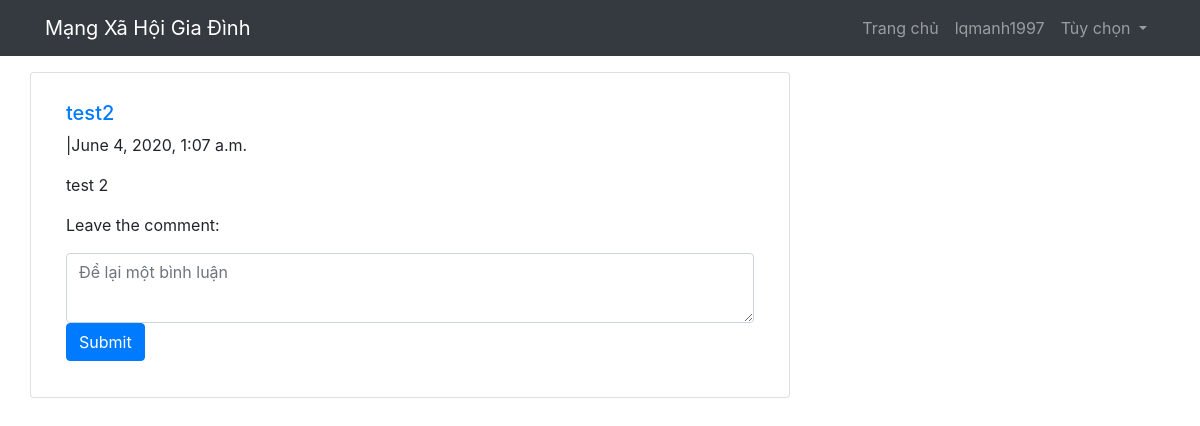
Page /36/ (signed in) on the earlier database version.
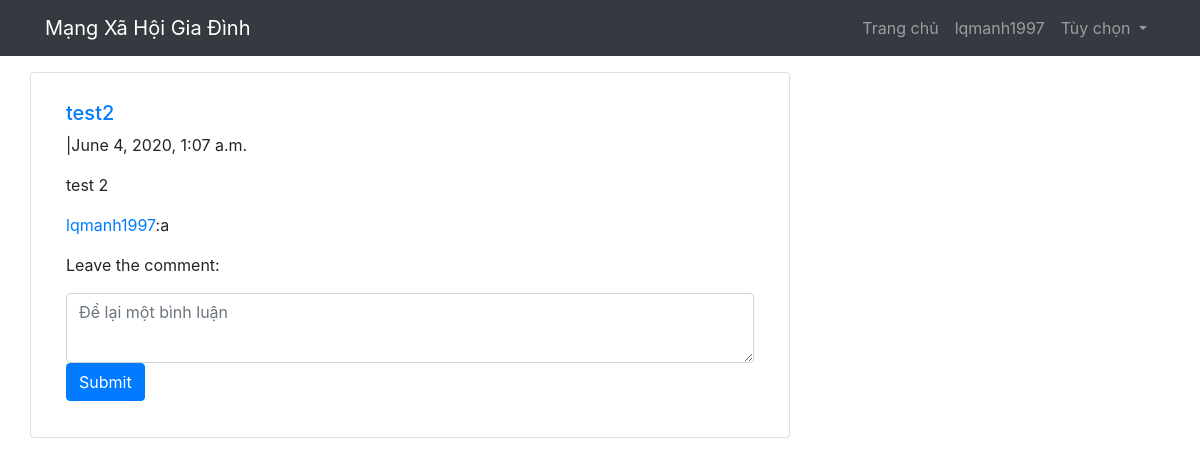
Same page on the later database version.
### home/models.py (models this page shows, shortened)
class Post(models.Model):
    post = models.TextField(max_length=500)
    user = models.ForeignKey(User, on_delete=models.CASCADE)
    created = models.DateTimeField(auto_now_add=True)
    updated = models.DateTimeField(auto_now=True)
    class Meta:
        ordering = ['-created']

class Comment(models.Model):
    post = models.ForeignKey(Post, on_delete=models.CASCADE, related_name='comments')
    author = models.ForeignKey(settings.AUTH_USER_MODEL, on_delete=models.CASCADE)
    body = models.TextField()
    date = models.DateTimeField(auto_now_add=True)

### home/views.py (the view)
# urls.py: path('<int:id>/', views.post_detail, name = 'detail_post')
def post_detail(request, id):
    post = Post.objects.get(id=id)
    form_comment = CommentForm()
    if request.method == 'POST':
        form_comment = CommentForm(request.POST, author=request.user, post = post)
        if form_comment.is_valid():
            form_comment.save()
            return redirect(request.META.get('HTTP_REFERER'))
    return render(request, 'home/detail_post.html', {'post': post, 'form_comment':form_comment})

### home/forms.py (shortened to what this page needs)
class CommentForm(forms.ModelForm):
    body = forms.CharField(widget=forms.Textarea(
        attrs= {
            'class': 'form-control',
            'placeholder': 'Để lại một bình luận',
            'style': 'height: 70px',
        }
    ))
    def __init__(self, *args, **kwargs):
        self.author = kwargs.pop('author', None)
        self.post = kwargs.pop('post', None)
        super().__init__(*args, **kwargs)
    class Meta:
        model = Comment
        fields = ["body"]

### home/templates/home/detail_post.html (shortened to what this page needs)
{% extends 'base.html' %}
{% block body %}
    <div class="row">
    <div class="col-md-8 card mb-4  mt-3 left  top">
      <div class="card-body">
        <p class="card-text text-muted h5"><a href="{% url 'view_profile_with_pk' pk=post.user.pk %}"><h5>{{ post.user }}</h5></a>|{{ post.created }}</p>
        <p class="card-text ">{{ post.post | safe | linebreaksbr}}</p>
        {% for comment in post.comments.all %}
            <p><a href="{% url 'view_profile_with_pk' pk=comment.author.pk %}">{{ comment.author }}</a>:{{ comment.body }}</p>
        {% endfor %}
      <p>Leave the comment:</p>
          <form method="POST">
            {{ form_comment.body }}
            <button class="btn btn-primary" type="submit">Submit</button>
          </form
          >
    </div>
    </div>
{% endblock %}

### app/templates/base.html (shortened to what this page needs)
<html lang="en">
{% block head %}
<head>
    <link rel="stylesheet" href="https://stackpath.bootstrapcdn.com/bootstrap/4.5.0/css/bootstrap.min.css">
    <link rel="stylesheet" href="/static/css/login.css">
</head>
{% endblock head %}
<body>
  <nav class="navbar navbar-expand-md bg-dark navbar-dark">
  <div class="container">
  <a class="navbar-brand" href="{% url 'home' %}">Mạng Xã Hội Gia Đình</a>
      {% if user.username %}
  <div class="collapse navbar-collapse" id="collapsibleNavbar">
    <ul class="navbar-nav ml-auto">
      <li class="nav-item">
        <a class="nav-link" href="{% url 'home' %}">Trang chủ</a>
      </li>
      <li class="nav-item">
        <a class="nav-link" href="{% url 'view_profile' %}">{{ request.user }}</a>
      </li>
      <li class="nav-item dropdown">
      <a class="nav-link dropdown-toggle" href="#" id="navbardrop" data-toggle="dropdown">
        Tùy chọn
      </a>
    </li>
    </ul>
  </div>
      {% endif %}
  </div>
</nav>
<div class="container">
{% block body %}
{% endblock body %}
</div>
</body>
</html>

Differences in the rows shown:
added Comment: author "lqmanh1997", body "a"
